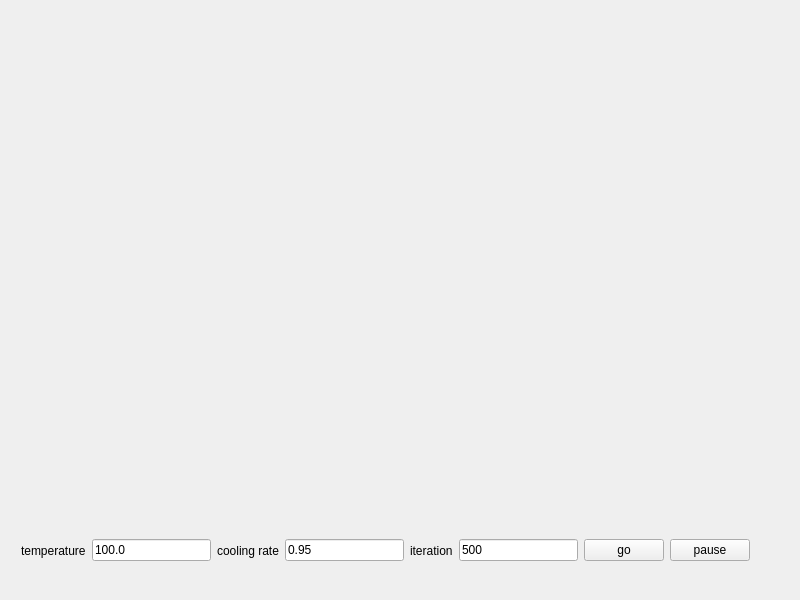
<?xml version="1.0" encoding="UTF-8"?>
<ui version="4.0">
 <class>MainWindow</class>
 <widget class="QMainWindow" name="MainWindow">
  <property name="geometry">
   <rect>
    <x>0</x>
    <y>0</y>
    <width>800</width>
    <height>600</height>
   </rect>
  </property>
  <property name="windowTitle">
   <string>MainWindow</string>
  </property>
  <widget class="QWidget" name="centralWidget">
   <widget class="QWidget" name="horizontalLayoutWidget">
    <property name="geometry">
     <rect>
      <x>10</x>
      <y>510</y>
      <width>751</width>
      <height>81</height>
     </rect>
    </property>
    <layout class="QHBoxLayout" name="horizontalLayout">
     <item>
      <widget class="QLabel" name="label_temp">
       <property name="text">
        <string>temperature</string>
       </property>
      </widget>
     </item>
     <item>
      <widget class="QLineEdit" name="lineEdit_temp">
       <property name="text">
        <string>100.0</string>
       </property>
      </widget>
     </item>
     <item>
      <widget class="QLabel" name="label_rate">
       <property name="text">
        <string>cooling rate</string>
       </property>
      </widget>
     </item>
     <item>
      <widget class="QLineEdit" name="lineEdit_rate">
       <property name="text">
        <string>0.95</string>
       </property>
      </widget>
     </item>
     <item>
      <widget class="QLabel" name="label_iter">
       <property name="text">
        <string>iteration</string>
       </property>
      </widget>
     </item>
     <item>
      <widget class="QLineEdit" name="lineEdit_iter">
       <property name="text">
        <string>500</string>
       </property>
      </widget>
     </item>
     <item>
      <widget class="QPushButton" name="pushButton_go">
       <property name="text">
        <string>go</string>
       </property>
      </widget>
     </item>
     <item>
      <widget class="QPushButton" name="pushButton_pause_resume">
       <property name="text">
        <string>pause</string>
       </property>
      </widget>
     </item>
    </layout>
   </widget>
  </widget>
 </widget>
 <layoutdefault spacing="6" margin="11"/>
 <resources/>
 <connections/>
</ui>
